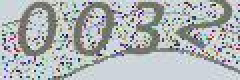
#> input picture 0032.png, 120 x 40 px (shown 2 times larger)
$ python SplitImage.py
#> lines starting #> are read from the running program, lines starting #| are printed output that depends on the picture; after the words box and inside, x2 and y2 are one past the last pixel; in counts of white or black regions, pixels touching at a corner belong together
#coding:utf-8

from PIL import Image, ImageFilter, ImageDraw
import numpy as np
import sys,os

IMG_PATH = "./"
IMG_POSTFIX = ".png"

def getImageByName(path, fileName):
#> called with path = './', fileName = '0032'
    imageFilePath = os.path.join(path, fileName + IMG_POSTFIX)
    image = Image.open(imageFilePath)
#> image is the input picture: PIL image 120x40 RGB; mean R, G, B 174.8, 179.7, 181.1
    return image

#二值判断,如果确认是噪声,用改点的上面一个点的灰度进行替换
#该函数也可以改成RGB判断的,具体看需求如何
def getPixel(image,x,y,G,N):
    L = image.getpixel((x,y))
    if L > G:
        L = True
    else:
        L = False

    nearDots = 0
    if L == (image.getpixel((x - 1,y - 1)) > G):
        nearDots += 1
    if L == (image.getpixel((x - 1,y)) > G):
        nearDots += 1
    if L == (image.getpixel((x - 1,y + 1)) > G):
        nearDots += 1
    if L == (image.getpixel((x,y - 1)) > G):
        nearDots += 1
    if L == (image.getpixel((x,y + 1)) > G):
        nearDots += 1
    if L == (image.getpixel((x + 1,y - 1)) > G):
        nearDots += 1
    if L == (image.getpixel((x + 1,y)) > G):
        nearDots += 1
    if L == (image.getpixel((x + 1,y + 1)) > G):
        nearDots += 1
    if nearDots < N:
        return image.getpixel((x,y-1))
    else:
        return None

# 降噪
# 根据一个点A的RGB值，与周围的8个点的RBG值比较，设定一个值N（0 <N <8），当A的RGB值与周围8个点的RGB相等数小于N时，此点为噪点
# G: Integer 图像二值化阀值
# N: Integer 降噪率 0 <N <8
# Z: Integer 降噪次数
# 输出
#  0：降噪成功
#  1：降噪失败
def clearNoise(image,G,N,Z):
    draw = ImageDraw.Draw(image)
    for i in range(0,Z):
        for x in range(1,image.size[0] - 1):
            for y in range(1,image.size[1] - 1):
                color = getPixel(image,x,y,G,N)
                if color != None:
                    draw.point((x,y),color)

def binarizing(img, threshold): #input: gray image
    pixdata = img.load()
    w, h = img.size
    for y in range(h):
        for x in range(w):
            if pixdata[x, y] < threshold:
                pixdata[x, y] = 0
            else:
                pixdata[x, y] = 255
    return img


if __name__ == '__main__':
    print("begin")
    image = getImageByName(IMG_PATH, "0032")
    image = image.convert("L")
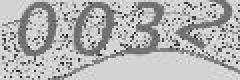
#> image: PIL image 120x40 L (shown 2 times larger); min 3, max 249, mean 178.4
    image = binarizing(image, 150)
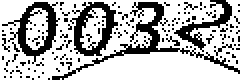
#> image: PIL image 120x40 L (shown 2 times larger); 70.5% white; 136 black regions (132 under 20 px), largest, box (x1, y1, x2, y2) and area: (26, 1, 120, 40) 386, (35, 1, 59, 28) 273, (1, 1, 30, 32) 272, (87, 0, 116, 26) 182
    clearNoise(image, 150, 4, 12)
#> the loop in clearNoise, `for i in range(0,Z):` made 12 passes
#> after the loop in clearNoise, `for i in range(0,Z):`:
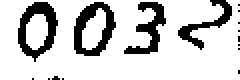
#> image: PIL image 120x40 L (shown 2 times larger); 80.4% white; 16 black regions (12 under 20 px), largest, box (x1, y1, x2, y2) and area: (37, 1, 58, 28) 270, (9, 1, 29, 31) 269, (62, 1, 83, 27) 213, (89, 0, 116, 25) 171
    # image = image.filter(ImageFilter.GaussianBlur(radius=1))
    # image = image.convert("1")
    image.show()
